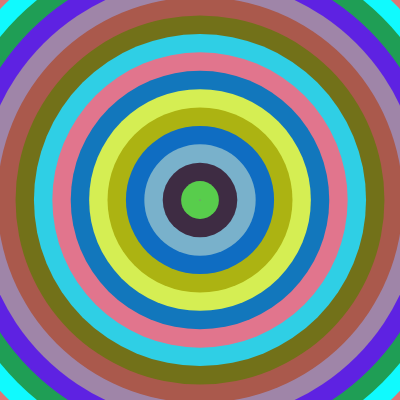
Frame 1 (no input)
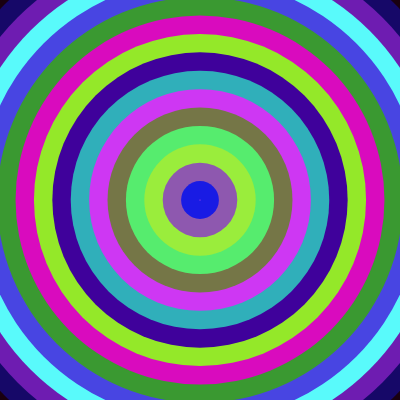
Frame 60 (no input)
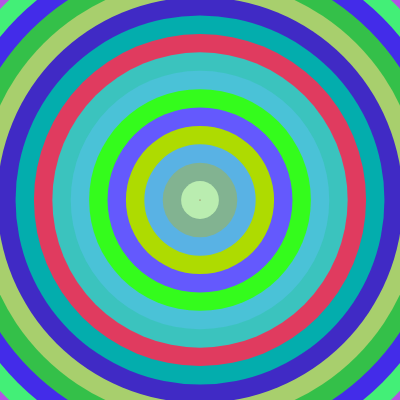
Frame 120 (the mouse pressed at the canvas centre since frame 60)

The p5.js sketch that drew these frames (run headless with seeded random() and noise() and a simulated clock; from frame 60 on, the mouse is pressed at the canvas centre):

// p5.js sketch
// ── sketch.js
let colors = []; // randome colors 
let colorChange = 15;  
let frameCounter = 0;

function mouseClicked() {
  let newFrameRate = random(5, 225);  
  frameRate(newFrameRate);  //set the new frame rate
}

function setup() {
  createCanvas(400, 400);
  noStroke();
  
  // colors for array
  for (let i = 0; i < 20; i++) {
    colors.push(color(random(0, 255), random(0, 255), random(0, 255)));
  }

}

function draw() {
  background(220);
  translate(width / 2, height / 2);

  frameCounter++;

  if (frameCounter % colorChange == 0) {
    for (let i = 0; i < 20; i++) {
      colors[i] = color(random(0,225), random(0,255), random(0,255));
          //0blue, 0,purple, 0red/green
    }
  }

  // Draw circles with the stored colors
  for (let i = 20; i > 0; i--) {
    let scaleFactor = map(i, 1, 20, 1, 700);
    fill(colors[i - 1]);
    circle(0, 0, scaleFactor);
  }
}
